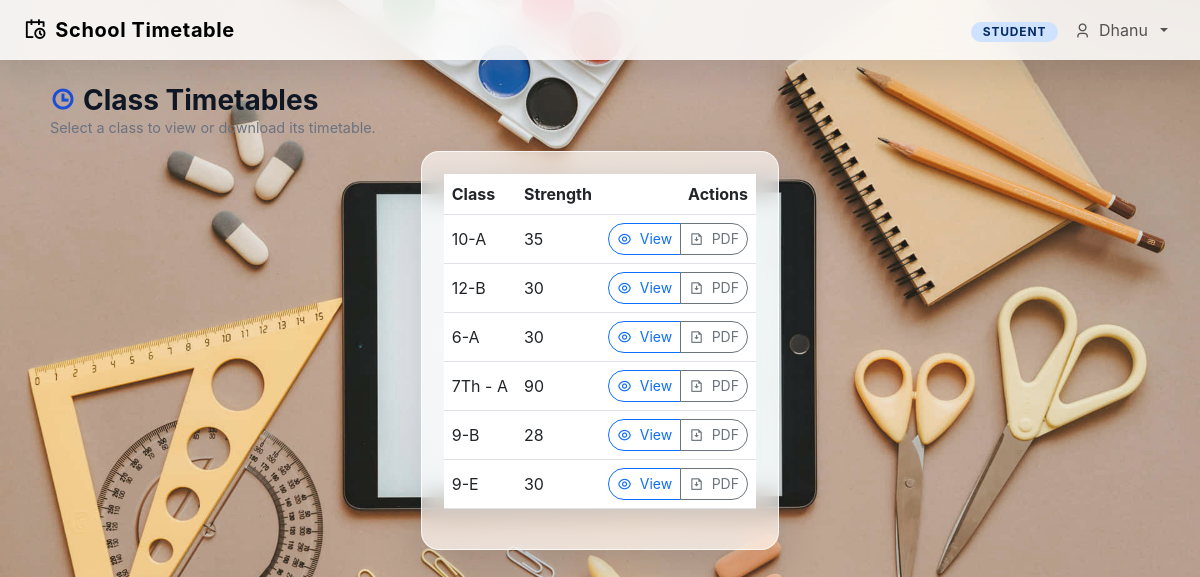
/timetables/ (signed in), run on the app's committed database.
### scheduler/models.py (models this page shows, shortened)
class SchoolClass(models.Model):
    name = models.CharField(max_length=50)
    strength = models.PositiveIntegerField(default=30)
    class Meta:
        ordering = ["name"]

### scheduler/views.py (the view)
# urls.py: path("timetables/", views.timetable_list, name="timetable_list"),
@login_required
def timetable_list(request):
    classes = SchoolClass.objects.all().order_by("name")
    return render(request, "scheduler/timetable_list.html", {
        "classes": classes,
    })

### scheduler/templates/scheduler/timetable_list.html (shortened to what this page needs)
{% extends "scheduler/base.html" %}
{% block header_title %}Class Timetables{% endblock %}
{% block header_subtitle %}Select a class to view or download its timetable.{% endblock %}
{% block content %}
<div class="table-responsive">
  <table class="table align-middle">
    <thead>
      <tr>
        <th>Class</th>
        <th>Strength</th>
        <th class="text-end">Actions</th>
      </tr>
    </thead>
    <tbody>
      {% for c in classes %}
        <tr>
          <td>{{ c.name }}</td>
          <td>{{ c.strength }}</td>
          <td class="text-end">
            <div class="btn-group">
              <a href="{% url 'scheduler:timetable_detail' c.id %}"
                 class="btn btn-sm btn-outline-primary btn-pill">
                <i class="ri-eye-line me-1"></i> View
              </a>
              <a href="{% url 'scheduler:timetable_pdf' c.id %}"
                 class="btn btn-sm btn-outline-secondary btn-pill" target="_blank">
                <i class="ri-file-download-line me-1"></i> PDF
              </a>
            </div>
          </td>
        </tr>
      {% empty %}
        <tr>
          <td colspan="3" class="text-center text-muted py-3">
            No classes available yet.
          </td>
        </tr>
      {% endfor %}
    </tbody>
  </table>
</div>
{% endblock %}

### scheduler/templates/scheduler/base.html (shortened to what this page needs)
{% load static %}
<!doctype html>
<html lang="en">
<head>
  <link href="https://cdn.jsdelivr.net/npm/bootstrap@5.3.0/dist/css/bootstrap.min.css" rel="stylesheet">
  <link rel="stylesheet" href="https://cdn.jsdelivr.net/npm/remixicon@4.3.0/fonts/remixicon.css">
</head>
<body>
<div class="app-shell">
  <nav class="navbar navbar-expand-lg navbar-blur sticky-top">
    <div class="container-fluid px-4">
      <a class="navbar-brand d-flex align-items-center gap-2" href="#">
        <i class="ri-calendar-schedule-line"></i>
        <span>School Timetable</span>
      </a>
      <div class="collapse navbar-collapse justify-content-end" id="topNavbar">
        <ul class="navbar-nav align-items-center gap-2">
          {% if user.is_authenticated %}
            <li class="nav-item">
              <span class="badge bg-primary-subtle text-primary-emphasis badge-role">
                {% if user.profile.role == "ADMIN" %}Admin
                {% elif user.profile.role == "TEACHER" %}Teacher
                {% elif user.profile.role == "STUDENT" %}Student
                {% else %}User{% endif %}
              </span>
            </li>
            <li class="nav-item dropdown">
              <a class="nav-link dropdown-toggle d-flex align-items-center gap-2" href="#" data-bs-toggle="dropdown">
                <i class="ri-user-3-line"></i>
                <span>{{ user.username }}</span>
              </a>
            </li>
          {% else %}
            <li class="nav-item">
              <a class="btn btn-sm btn-primary btn-pill" href="{% url 'login' %}">
                <i class="ri-login-circle-line me-1"></i> Login
              </a>
            </li>
          {% endif %}
        </ul>
      </div>
    </div>
  </nav>
  <header class="page-header">
    <div class="page-header-inner">
      <div>
        <h1 class="page-title">
          <i class="ri-time-line"></i>
          {% block header_title %}Timetable{% endblock %}
        </h1>
        <p class="page-subtitle">
          {% block header_subtitle %}View and manage the class schedule in one beautiful view.{% endblock %}
        </p>
      </div>
    </div>
  </header>
  <main class="container-inner">
    <div class="glass-card">
      {% block content %}{% endblock %}
    </div>
  </main>
</div>
</body>
</html>

### data on the page
SchoolClass: name "10-A", strength "35"
SchoolClass: name "12-B", strength "30"
SchoolClass: name "6-A", strength "30"
SchoolClass: name "7Th - A", strength "90"
SchoolClass: name "9-B", strength "28"
SchoolClass: name "9-E", strength "30"

### other printed values
{{ user.username }} "Dhanu"
